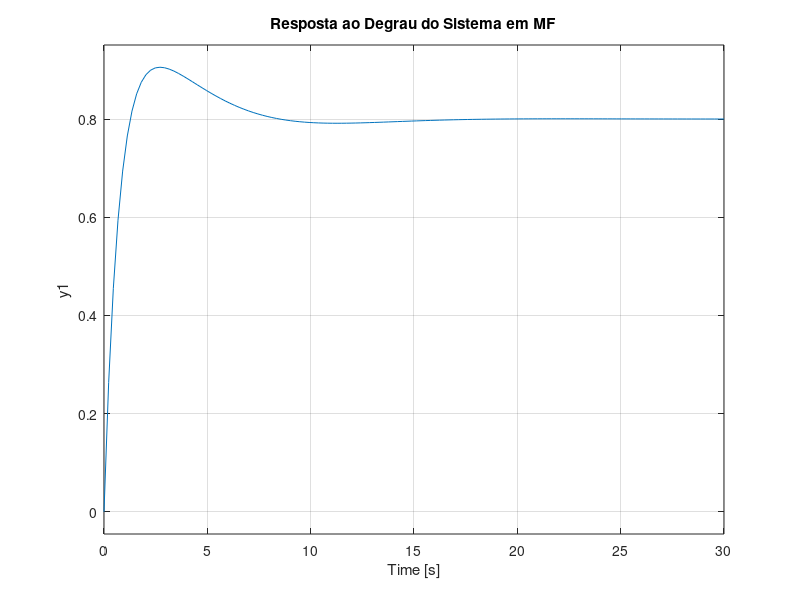

Reproduce this figure in MATLAB. (Note: this script raises an error after producing the figure.)
clear; clc; close all;

%% 1. Definição da Função de Transferência em Malha Aberta (Planta)
% G(s) = 1,62 / (s^2 + 0,243*s + 0,006)
Kp_planta = 1.62; % n(s)
den_planta = [1, 0.243, 0.006]; % d(s)

% Criação do objeto de função de transferência G(s)
G = tf(Kp_planta, den_planta);

disp('Função de Transferência da Planta G(s):');
disp(G);

%% 2. Definição dos Requisitos de Desempenho
% Sobressinal Máximo (MS) < 5%
% Tempo de Subida (tr) < 8s
% Erro em Regime Permanente: zero para entrada degrau (garantido pela ação integral do PID)

MS_desejado = 0.05; % MS em fração (5%)
tr_desejado = 8;    % Tempo de subida em segundos

disp(' ');
disp('Requisitos de Desempenho:');
fprintf('   - Sobressinal (MS) < %.1f%%\n', MS_desejado*100);
fprintf('   - Tempo de Subida (tr) < %.1fs\n', tr_desejado);

%% 3. Cálculo dos Parâmetros dos Polos Dominantes Desejados
% a) Fator de Amortecimento (zeta) baseado no MS
zeta_ideal = sqrt(log(MS_desejado)^2 / (pi^2 + log(MS_desejado)^2));
fprintf('\nFator de amortecimento ideal (zeta): %.3f\n', zeta_ideal);

% b) Frequência Natural (wn) baseada no tr e zeta
% Formula: tr = (pi - acos(zeta)) / (wn * sqrt(1-zeta^2))
wn_ideal = (pi - acos(zeta_ideal)) / (tr_desejado * sqrt(1 - zeta_ideal^2));
fprintf('Frequência natural ideal (wn): %.3f rad/s\n', wn_ideal);

% c) Posição dos Polos Desejados no plano s
sigma_d = zeta_ideal * wn_ideal;
wd_d = wn_ideal * sqrt(1 - zeta_ideal^2);
polos_desejados = [-sigma_d + 1j*wd_d, -sigma_d - 1j*wd_d];
fprintf('Polos dominantes desejados: %.3f +/- j%.3f\n', real(polos_desejados(1)), imag(polos_desejados(1)));

% d) Definição de um polo adicional rápido (para um sistema de 3a ordem)
% Geralmente 5x mais rápido que a parte real dos polos dominantes.
polo_adicional = -5 * sigma_d;
fprintf('Polo adicional rápido: %.3f\n', polo_adicional);

%% 4. Cálculo da Equação Característica Desejada (DCE)
% Método 1: Usando conv() para multiplicar polinômios
% Polos complexos conjugados: (s + sigma_d - j*wd_d)(s + sigma_d + j*wd_d) = s^2 + 2*sigma_d*s + (sigma_d^2 + wd_d^2)
polo_complexo = [1, 2*sigma_d, sigma_d^2 + wd_d^2]; % = [1, 2*sigma_d, wn_ideal^2]

% Polo real adicional: (s - polo_adicional) = (s + abs(polo_adicional))
polo_real = [1, -polo_adicional]; % = [1, abs(polo_adicional)]

% Multiplicação dos polinômios usando conv()
coefs_DCE = conv(polo_complexo, polo_real);

disp(' ');
disp('Equação Característica Desejada (DCE):');
fprintf('   s^3 + %.3fs^2 + %.3fs + %.3f = 0\n', coefs_DCE(2), coefs_DCE(3), coefs_DCE(4));

%% 5. Cálculo dos Ganhos do PID por Comparação de Coeficientes
% A equação característica do sistema com o controlador PID é:
% s^3 + (a_p + Kp_planta*Kd)s^2 + (b_p + Kp_planta*Kp)s + Kp_planta*Ki = 0
% onde a_p = 0.243, b_p = 0.006 e Kp_planta = 1.62
% Comparando com a DCE: s^3 + A*s^2 + B*s + C = 0

A_desejado = coefs_DCE(2);
B_desejado = coefs_DCE(3);
C_desejado = coefs_DCE(4);

a_planta = den_planta(2);
b_planta = den_planta(3);
Kp_planta_val = Kp_planta;

% Calculando os ganhos
Kd = (A_desejado - a_planta) / Kp_planta_val;
Kp = (B_desejado - b_planta) / Kp_planta_val;
Ki = C_desejado / Kp_planta_val;

%% 6. Apresentação dos Ganhos do Controlador PID
disp(' ');
disp('Ganhos do Controlador PID (Calculados):');
fprintf('   - Ganho Derivativo (Kd): %.3f\n', Kd);
fprintf('   - Ganho Proporcional (Kp): %.3f\n', Kp);
fprintf('   - Ganho Integral (Ki): %.3f\n', Ki);

% Criação do objeto de função de transferência do PID
num_PID = [Kd, Kp, Ki];
den_PID = [1, 0]; % Polo na origem
C_PID = tf(num_PID, den_PID);

disp(' ');
disp('Função de Transferência do Controlador PID C(s):');
disp(C_PID);

%% 7. Verificação da Equação Característica em Malha Fechada
% 1 + C(s)G(s) = 0  => s*den_planta + num_PID*Kp_planta = 0
% s^3 + (0.243 + 1.62*Kd)*s^2 + (0.006 + 1.62*Kp)*s + 1.62*Ki = 0
MF_den_calc = [1, (0.243 + 1.62*Kd), (0.006 + 1.62*Kp), (1.62*Ki)];

disp(' ');
disp('Verificação: Equação Característica do Sistema em Malha Fechada:');
fprintf('   s^3 + %.3fs^2 + %.3fs + %.3f = 0\n', MF_den_calc(2), MF_den_calc(3), MF_den_calc(4));

%% 8. Análise da Resposta ao Degrau (Opcional)
% Sistema em malha fechada
T_MF = feedback(C_PID*G, 1);

figure;
step(0.8*T_MF);
title('Resposta ao Degrau do Sistema em MF');
grid on;

% Informações sobre a resposta
stepinfo(0.8*T_MF)